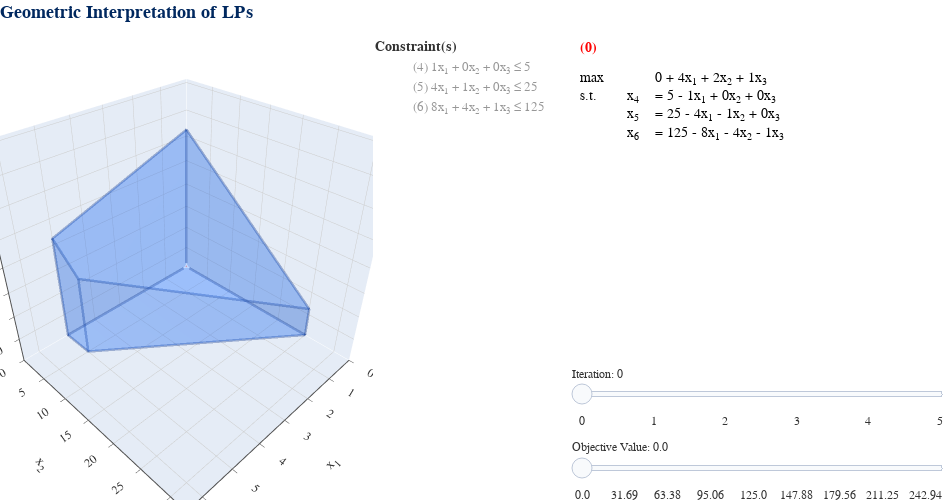

Notebook code cell kept with this figure:
### Code cell
from gilp import examples as ex

x = np.array([[0],[0],[0],[5],[25],[125]])
simplex_visual(ex.KLEE_MINTY_3D_LP, initial_solution=x, rule='bland').show()
